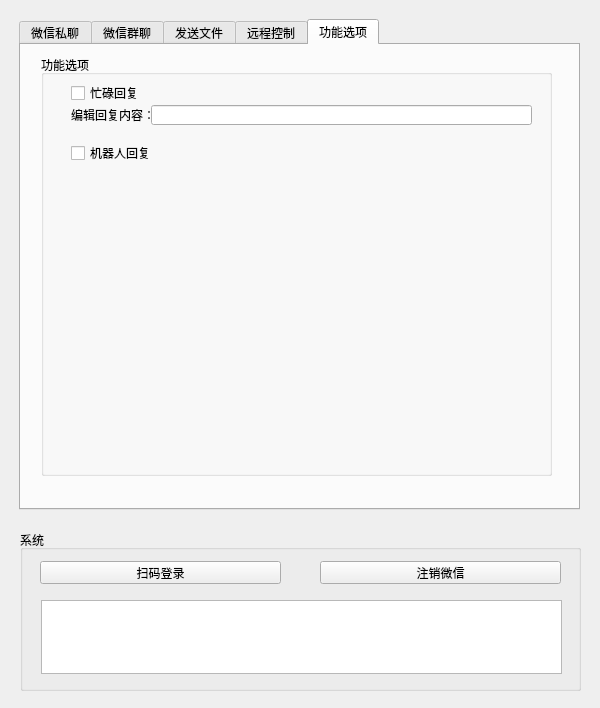
<?xml version="1.0" encoding="UTF-8"?>
<ui version="4.0">
 <class>Form</class>
 <widget class="QWidget" name="Form">
  <property name="enabled">
   <bool>true</bool>
  </property>
  <property name="geometry">
   <rect>
    <x>0</x>
    <y>0</y>
    <width>600</width>
    <height>708</height>
   </rect>
  </property>
  <property name="windowTitle">
   <string>MineWechat</string>
  </property>
  <property name="windowIcon">
   <iconset resource="img.qrc">
    <normaloff>:/img/MineWechat.ico</normaloff>:/img/MineWechat.ico</iconset>
  </property>
  <widget class="QGroupBox" name="groupBox_login">
   <property name="geometry">
    <rect>
     <x>20</x>
     <y>530</y>
     <width>561</width>
     <height>161</height>
    </rect>
   </property>
   <property name="title">
    <string>系统</string>
   </property>
   <widget class="QPushButton" name="pushButton_logout">
    <property name="geometry">
     <rect>
      <x>300</x>
      <y>31</y>
      <width>241</width>
      <height>23</height>
     </rect>
    </property>
    <property name="text">
     <string>注销微信</string>
    </property>
   </widget>
   <widget class="QPushButton" name="pushButton_login">
    <property name="geometry">
     <rect>
      <x>20</x>
      <y>31</y>
      <width>241</width>
      <height>23</height>
     </rect>
    </property>
    <property name="text">
     <string>扫码登录</string>
    </property>
   </widget>
   <widget class="QTextEdit" name="textEdit_output">
    <property name="geometry">
     <rect>
      <x>21</x>
      <y>70</y>
      <width>521</width>
      <height>74</height>
     </rect>
    </property>
   </widget>
  </widget>
  <widget class="QTabWidget" name="tabWidget">
   <property name="geometry">
    <rect>
     <x>19</x>
     <y>19</y>
     <width>561</width>
     <height>491</height>
    </rect>
   </property>
   <property name="currentIndex">
    <number>4</number>
   </property>
   <widget class="QWidget" name="chat_friend">
    <attribute name="title">
     <string>微信私聊</string>
    </attribute>
    <widget class="QGroupBox" name="groupBox_friend_record">
     <property name="geometry">
      <rect>
       <x>20</x>
       <y>20</y>
       <width>511</width>
       <height>221</height>
      </rect>
     </property>
     <property name="title">
      <string>私聊记录</string>
     </property>
     <widget class="QTextEdit" name="textEdit_friend_record">
      <property name="geometry">
       <rect>
        <x>20</x>
        <y>20</y>
        <width>471</width>
        <height>180</height>
       </rect>
      </property>
     </widget>
    </widget>
    <widget class="QGroupBox" name="groupBox_text_friend">
     <property name="geometry">
      <rect>
       <x>20</x>
       <y>250</y>
       <width>511</width>
       <height>201</height>
      </rect>
     </property>
     <property name="title">
      <string>发送文字</string>
     </property>
     <widget class="QTextEdit" name="textEdit_text_friend">
      <property name="geometry">
       <rect>
        <x>20</x>
        <y>20</y>
        <width>471</width>
        <height>81</height>
       </rect>
      </property>
     </widget>
     <widget class="QLabel" name="label_text_helper">
      <property name="geometry">
       <rect>
        <x>22</x>
        <y>121</y>
        <width>60</width>
        <height>16</height>
       </rect>
      </property>
      <property name="text">
       <string>文件助手：</string>
      </property>
     </widget>
     <widget class="QPushButton" name="pushButton_text_friend">
      <property name="geometry">
       <rect>
        <x>280</x>
        <y>154</y>
        <width>211</width>
        <height>23</height>
       </rect>
      </property>
      <property name="text">
       <string>发给好友</string>
      </property>
     </widget>
     <widget class="QLineEdit" name="lineEdit_text_friend">
      <property name="geometry">
       <rect>
        <x>80</x>
        <y>155</y>
        <width>171</width>
        <height>20</height>
       </rect>
      </property>
     </widget>
     <widget class="QPushButton" name="pushButton_text_helper">
      <property name="geometry">
       <rect>
        <x>80</x>
        <y>121</y>
        <width>411</width>
        <height>23</height>
       </rect>
      </property>
      <property name="text">
       <string>发送至文件传输助手</string>
      </property>
     </widget>
     <widget class="QLabel" name="label_text_friend">
      <property name="geometry">
       <rect>
        <x>22</x>
        <y>155</y>
        <width>60</width>
        <height>16</height>
       </rect>
      </property>
      <property name="text">
       <string>好友昵称：</string>
      </property>
     </widget>
    </widget>
   </widget>
   <widget class="QWidget" name="chat_chatroom">
    <attribute name="title">
     <string>微信群聊</string>
    </attribute>
    <widget class="QGroupBox" name="groupBox_text_chatroom">
     <property name="geometry">
      <rect>
       <x>20</x>
       <y>250</y>
       <width>511</width>
       <height>201</height>
      </rect>
     </property>
     <property name="title">
      <string>发送文字</string>
     </property>
     <widget class="QTextEdit" name="textEdit_text_chatroom">
      <property name="geometry">
       <rect>
        <x>20</x>
        <y>20</y>
        <width>471</width>
        <height>81</height>
       </rect>
      </property>
     </widget>
     <widget class="QPushButton" name="pushButton_text_chatroom">
      <property name="geometry">
       <rect>
        <x>280</x>
        <y>121</y>
        <width>211</width>
        <height>23</height>
       </rect>
      </property>
      <property name="text">
       <string>发至群聊</string>
      </property>
     </widget>
     <widget class="QLineEdit" name="lineEdit_text_chatroom">
      <property name="geometry">
       <rect>
        <x>88</x>
        <y>121</y>
        <width>171</width>
        <height>20</height>
       </rect>
      </property>
     </widget>
     <widget class="QLabel" name="label_text_chatroom">
      <property name="geometry">
       <rect>
        <x>22</x>
        <y>121</y>
        <width>60</width>
        <height>16</height>
       </rect>
      </property>
      <property name="text">
       <string>群聊名称：</string>
      </property>
     </widget>
    </widget>
    <widget class="QGroupBox" name="groupBox_chatroom_record">
     <property name="geometry">
      <rect>
       <x>20</x>
       <y>20</y>
       <width>511</width>
       <height>221</height>
      </rect>
     </property>
     <property name="title">
      <string>群聊@记录</string>
     </property>
     <widget class="QTextEdit" name="textEdit_chatroom_record">
      <property name="geometry">
       <rect>
        <x>20</x>
        <y>20</y>
        <width>471</width>
        <height>180</height>
       </rect>
      </property>
     </widget>
    </widget>
   </widget>
   <widget class="QWidget" name="file_send">
    <attribute name="title">
     <string>发送文件</string>
    </attribute>
    <widget class="QGroupBox" name="groupBox_file_dir">
     <property name="geometry">
      <rect>
       <x>20</x>
       <y>20</y>
       <width>511</width>
       <height>101</height>
      </rect>
     </property>
     <property name="title">
      <string>选取文件</string>
     </property>
     <widget class="QLineEdit" name="lineEdit_file_dir">
      <property name="geometry">
       <rect>
        <x>87</x>
        <y>60</y>
        <width>403</width>
        <height>20</height>
       </rect>
      </property>
     </widget>
     <widget class="QLabel" name="label_file_dir">
      <property name="geometry">
       <rect>
        <x>21</x>
        <y>60</y>
        <width>60</width>
        <height>16</height>
       </rect>
      </property>
      <property name="text">
       <string>文件目录：</string>
      </property>
     </widget>
     <widget class="QPushButton" name="pushButton_open_file">
      <property name="geometry">
       <rect>
        <x>21</x>
        <y>30</y>
        <width>471</width>
        <height>23</height>
       </rect>
      </property>
      <property name="text">
       <string>点击选择文件（暂不支持中文文件名）</string>
      </property>
     </widget>
    </widget>
    <widget class="QGroupBox" name="groupBox_file_send">
     <property name="geometry">
      <rect>
       <x>20</x>
       <y>150</y>
       <width>511</width>
       <height>131</height>
      </rect>
     </property>
     <property name="title">
      <string>发送文件</string>
     </property>
     <widget class="QLabel" name="label_file_helper">
      <property name="geometry">
       <rect>
        <x>27</x>
        <y>31</y>
        <width>60</width>
        <height>16</height>
       </rect>
      </property>
      <property name="text">
       <string>文件助手：</string>
      </property>
     </widget>
     <widget class="QLineEdit" name="lineEdit_file_chatroom">
      <property name="geometry">
       <rect>
        <x>93</x>
        <y>91</y>
        <width>181</width>
        <height>20</height>
       </rect>
      </property>
     </widget>
     <widget class="QLabel" name="label_file_friend">
      <property name="geometry">
       <rect>
        <x>27</x>
        <y>61</y>
        <width>60</width>
        <height>16</height>
       </rect>
      </property>
      <property name="text">
       <string>好友昵称：</string>
      </property>
     </widget>
     <widget class="QLineEdit" name="lineEdit_file_friend">
      <property name="geometry">
       <rect>
        <x>93</x>
        <y>61</y>
        <width>181</width>
        <height>20</height>
       </rect>
      </property>
     </widget>
     <widget class="QPushButton" name="pushButton_file_friend">
      <property name="geometry">
       <rect>
        <x>290</x>
        <y>60</y>
        <width>201</width>
        <height>23</height>
       </rect>
      </property>
      <property name="text">
       <string>发给好友</string>
      </property>
     </widget>
     <widget class="QLabel" name="label_file_chatroom">
      <property name="geometry">
       <rect>
        <x>27</x>
        <y>91</y>
        <width>60</width>
        <height>16</height>
       </rect>
      </property>
      <property name="text">
       <string>群聊名称：</string>
      </property>
     </widget>
     <widget class="QPushButton" name="pushButton_file_chatroom">
      <property name="geometry">
       <rect>
        <x>290</x>
        <y>90</y>
        <width>201</width>
        <height>23</height>
       </rect>
      </property>
      <property name="text">
       <string>发至群聊</string>
      </property>
     </widget>
     <widget class="QPushButton" name="pushButton_file_helper">
      <property name="geometry">
       <rect>
        <x>93</x>
        <y>30</y>
        <width>399</width>
        <height>23</height>
       </rect>
      </property>
      <property name="text">
       <string>发送至文件传输助手</string>
      </property>
     </widget>
    </widget>
   </widget>
   <widget class="QWidget" name="remote">
    <attribute name="title">
     <string>远程控制</string>
    </attribute>
    <widget class="QGroupBox" name="groupBox_remote">
     <property name="geometry">
      <rect>
       <x>20</x>
       <y>20</y>
       <width>511</width>
       <height>421</height>
      </rect>
     </property>
     <property name="title">
      <string>远程控制</string>
     </property>
     <widget class="QCheckBox" name="checkBox_remote">
      <property name="geometry">
       <rect>
        <x>30</x>
        <y>20</y>
        <width>441</width>
        <height>16</height>
       </rect>
      </property>
      <property name="text">
       <string>手机端微信控制此电脑</string>
      </property>
     </widget>
     <widget class="QTextEdit" name="textEdit_remote">
      <property name="geometry">
       <rect>
        <x>20</x>
        <y>50</y>
        <width>471</width>
        <height>351</height>
       </rect>
      </property>
     </widget>
    </widget>
   </widget>
   <widget class="QWidget" name="option">
    <attribute name="title">
     <string>功能选项</string>
    </attribute>
    <widget class="QGroupBox" name="groupBox_option">
     <property name="geometry">
      <rect>
       <x>20</x>
       <y>10</y>
       <width>511</width>
       <height>421</height>
      </rect>
     </property>
     <property name="title">
      <string>功能选项</string>
     </property>
     <widget class="QCheckBox" name="checkBox_busy">
      <property name="geometry">
       <rect>
        <x>30</x>
        <y>30</y>
        <width>71</width>
        <height>16</height>
       </rect>
      </property>
      <property name="text">
       <string>忙碌回复</string>
      </property>
     </widget>
     <widget class="QCheckBox" name="checkBox_bot">
      <property name="geometry">
       <rect>
        <x>30</x>
        <y>90</y>
        <width>91</width>
        <height>16</height>
       </rect>
      </property>
      <property name="text">
       <string>机器人回复</string>
      </property>
     </widget>
     <widget class="QLineEdit" name="lineEdit_busy">
      <property name="geometry">
       <rect>
        <x>110</x>
        <y>50</y>
        <width>381</width>
        <height>20</height>
       </rect>
      </property>
     </widget>
     <widget class="QLabel" name="label_busy">
      <property name="geometry">
       <rect>
        <x>30</x>
        <y>50</y>
        <width>81</width>
        <height>20</height>
       </rect>
      </property>
      <property name="text">
       <string>编辑回复内容：</string>
      </property>
     </widget>
    </widget>
   </widget>
  </widget>
 </widget>
 <resources>
  <include location="img.qrc"/>
 </resources>
 <connections/>
</ui>
